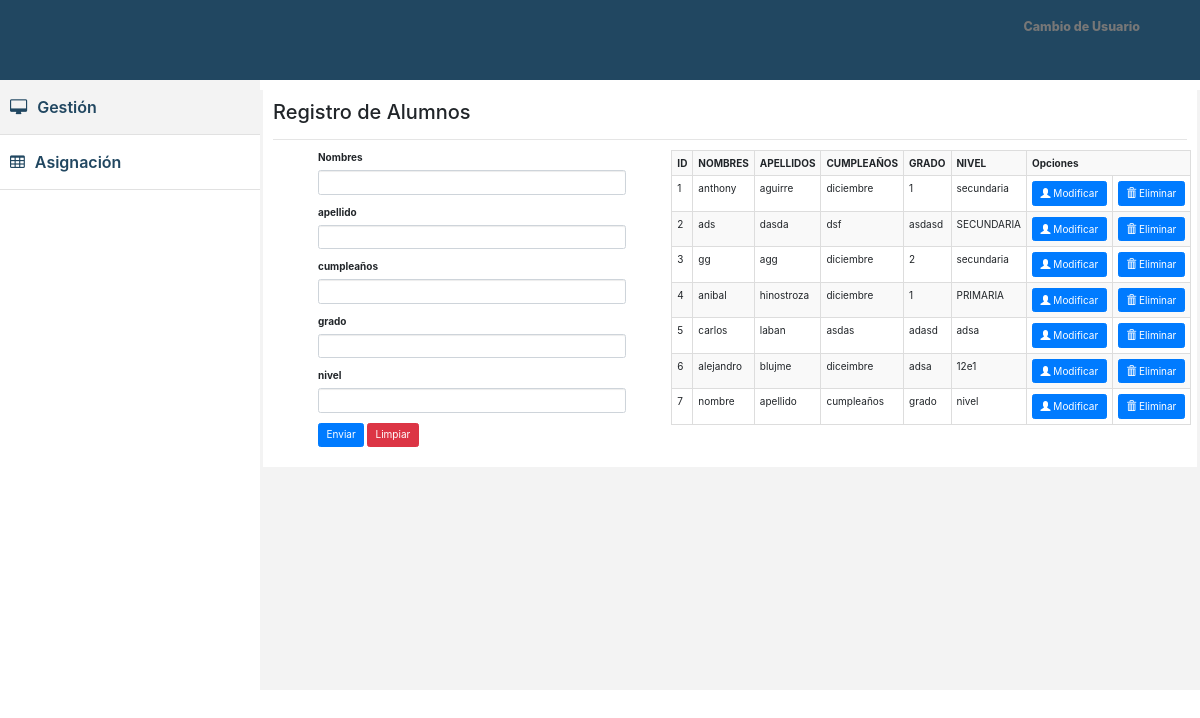
The app's page /index.php/alumno with its own data.
### tables this page shows
CREATE TABLE `tb_alumno`  (
  `id_alumno` int(11) NOT NULL AUTO_INCREMENT,
  `nombre` varchar(50) NOT NULL,
  `apellido` varchar(50) NOT NULL,
  `cumpleanos` varchar(50) NOT NULL,
  `grado` varchar(50) NOT NULL,
  `nivel` varchar(50) NOT NULL,
  PRIMARY KEY (`id_alumno`) USING BTREE
);

### application/controllers/Alumno.php (called while the page is built, shortened)
<?php
class alumno extends CI_Controller {
    function __construct() {
        $this->load->model("m_alumno");
    }
    public function index() {
        $response["alumnos"] = $this->m_alumno->getalumno();
        $this->load->view("alumnos", $response);
    }
}
?>

### index.php (called while the page is built, shortened)
<?php
require_once BASEPATH.'core/CodeIgniter.php';

### application/models/m_alumno.php (called while the page is built, shortened)
<?php
class m_alumno extends CI_Model {
    public function getalumno() {
        return $this->db->query("SELECT id_alumno,nombre,apellido,cumpleanos,grado,nivel FROM tb_alumno")->result();
    }
}
?>

### application/views/alumnos.php (the view, shortened to what this page needs)
<div id="wrapper">
    <div id="page-wrapper" >
        <div id="page-inner">
            <div class="row">
                <div class="col-lg-12">
                    <h2>Registro de Alumnos</h2>
                </div>
            </div>
            <hr/>
            <div class="container-fluid">
                <div class="col-lg-5">
                    <form method="post" id="alumnoForm" name="alumnoForm">
                        <div class="form-group col-lg-12">
                            <label>Nombres</label>
                            <input type="text" name="nombre" id="nombre" class="form-control" required="true">
                        </div>
                        <div class="form-group col-lg-12">
                            <label>apellido</label>
                            <input type="text" name="apellido" id="apellido" class="form-control" required="true">
                        </div>
                        <div class="form-group col-lg-12">
                            <label>cumpleaños</label>
                            <input type="text" name="cumpleanos" id="cumpleanos" class="form-control" required="true">
                        </div>
                        <div class="form-group col-lg-12">
                            <label>grado</label>
                            <input type="text" name="grado" id="grado" class="form-control" required="true">
                        </div>
                        <div class="form-group col-lg-12">
                            <label>nivel</label>
                            <input type="text" name="nivel" id="nivel" class="form-control" required="true">
                        </div>
                        <div class="form-group col-lg-12">
                            <button type="button" class="btn btn-primary" onclick="addAlumno()">Enviar</button>
                            <input type="reset"  class="btn btn-danger" value="Limpiar" >
                        </div>
                    </form>
                </div>
                <div class="col-lg-7">
                    <table border="1"	class="table table-striped table-bordered table-hover table-condensed">
                        <tr>
                            <th>ID</th>
                            <th>NOMBRES</th>
                            <th>APELLIDOS</th>
                            <th>CUMPLEAÑOS</th>
                            <th>GRADO</th>
                            <th>NIVEL</th>
                            <th colspan="2">Opciones</th>
                        </tr>
                        <?php foreach ($alumnos as $alumno) { ?>
                            <tr>
                                <td><input hidden="" value="<?php echo $alumno->id_alumno ?>"><?php echo $alumno->id_alumno ?></td>
                                <td><?php echo $alumno->nombre ?></td>
                                <td><?php echo $alumno->apellido ?></td>
                                <td><?php echo $alumno->cumpleanos ?></td>
                                <td><?php echo $alumno->grado ?></td>
                                <td><?php echo $alumno->nivel ?></td>
                                <td>
                                    <button onclick="abrirModal()" type="button" class="btn btn-primary">
                                        <span class ='glyphicon glyphicon-user'></span> Modificar
                                    </button>
                                </td>
                                <td>
                                    <button onclick="" type="button" class="btn btn-primary">
                                        <span class ='glyphicon glyphicon-trash'></span> Eliminar
                                    </button>
                                </td>
                            </tr>
                        <?php } ?>
                    </table>
                </div>
            </div>
        </div>
    </div>
</div>

### assets/adminator/css/custom.css (style rules this page uses)
body { font-family: 'Open Sans', sans-serif; line-height:30px; }
#wrapper { width: 100%; }
#page-wrapper { padding: 0px 3px; min-height: 600px; background:#F3F3F3; }
#page-inner { width:100%; margin:10px 20px 10px 0px; background-color:#fff!important; padding:10px; min-height:-webkit-fill-available; }
@media (min-width:768px) { #page-wrapper { margin: 0 0 0 260px; } }

### records on screen
tb_alumno: id_alumno "1", nombre "anthony", apellido "aguirre", cumpleanos "diciembre", grado "1", nivel "secundaria"
tb_alumno: id_alumno "2", nombre "ads", apellido "dasda", cumpleanos "dsf", grado "asdasd", nivel "SECUNDARIA"
tb_alumno: id_alumno "3", nombre "gg", apellido "agg", cumpleanos "diciembre", grado "2", nivel "secundaria"
tb_alumno: id_alumno "4", nombre "anibal", apellido "hinostroza", cumpleanos "diciembre", grado "1", nivel "PRIMARIA"
tb_alumno: id_alumno "5", nombre "carlos", apellido "laban", cumpleanos "asdas", grado "adasd", nivel "adsa"
tb_alumno: id_alumno "6", nombre "alejandro", apellido "blujme", cumpleanos "diceimbre", grado "adsa", nivel "12e1"
tb_alumno: id_alumno "7", nombre "nombre", apellido "apellido", cumpleanos "cumpleaños", grado "grado", nivel "nivel"
